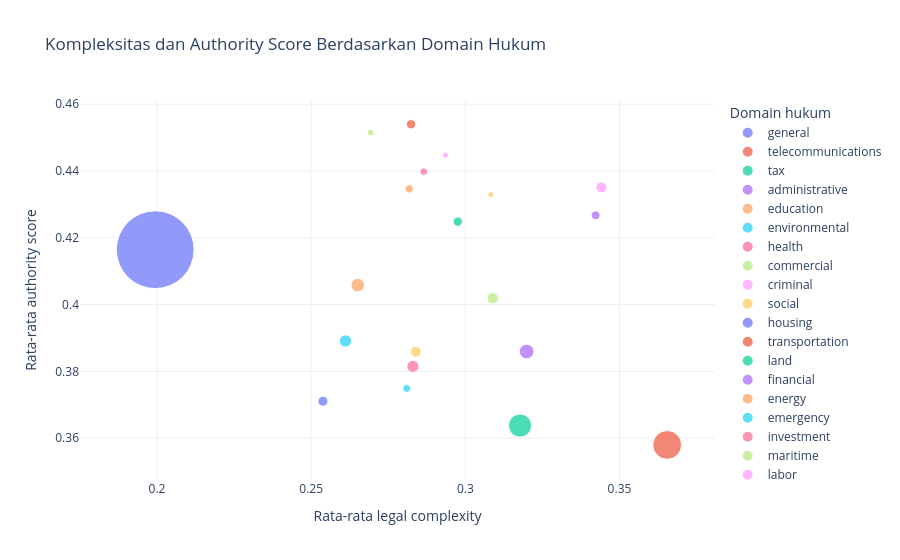

Notebook source saved alongside this figure:
### Markdown cell above
### Visualisasi 6. Analisis multidimensi kompleksitas dan otoritas hukum

Dataset tidak memiliki koordinat geografis, sehingga visualisasi keenam menggunakan pendekatan multidimensi. Setiap titik mewakili domain hukum. Sumbu X menunjukkan rata-rata kompleksitas hukum, sumbu Y menunjukkan rata-rata authority score, dan ukuran gelembung menunjukkan jumlah record.

### Code cell
domain_metrics = (
    lf.filter(
        pl.col("kg_primary_domain").is_not_null()
        & pl.col("kg_legal_complexity").is_not_null()
        & pl.col("kg_authority_score").is_not_null()
    )
    .group_by("kg_primary_domain")
    .agg([
        pl.len().alias("jumlah_record"),
        pl.col("kg_legal_complexity")
        .mean().alias("rata_kompleksitas"),
        pl.col("kg_authority_score")
        .mean().alias("rata_authority"),
        pl.col("kg_legal_richness")
        .mean().alias("rata_legal_richness"),
        pl.col("kg_completeness_score")
        .mean().alias("rata_completeness"),
    ])
    .sort("jumlah_record", descending=True)
    .head(20)
    .collect(engine="streaming")
)

display(domain_metrics)

fig6 = px.scatter(
    x=domain_metrics["rata_kompleksitas"].to_list(),
    y=domain_metrics["rata_authority"].to_list(),
    size=domain_metrics["jumlah_record"].to_list(),
    color=domain_metrics["kg_primary_domain"].to_list(),
    hover_name=domain_metrics["kg_primary_domain"].to_list(),
    size_max=55,
    title="Kompleksitas dan Authority Score Berdasarkan Domain Hukum",
    labels={
        "x": "Rata-rata legal complexity",
        "y": "Rata-rata authority score",
        "color": "Domain hukum",
        "size": "Jumlah record"
    }
)

fig6.update_layout(template="plotly_white")
fig6.show()

### Figure 1 — Plotly figure (JSON) as saved in the notebook; plotly's stock layout.template omitted (floating-point values rounded to 4 significant figures)
{"data": [{"hovertemplate": "<b>%{hovertext}</b><br><br>Domain hukum=general<br>Rata-rata legal complexity=%{x}<br>Rata-rata authority score=%{y}<br>Jumlah record=%{marker.size}<extra></extra>", "hovertext": ["general"], "legendgroup": "general", "marker": {"color": "#636efa", "size": [487799], "sizemode": "area", "sizeref": 161.3, "symbol": "circle"}, "mode": "markers", "name": "general", "orientation": "v", "showlegend": true, "type": "scatter", "x": [0.1994], "xaxis": "x", "y": [0.4164], "yaxis": "y"}, {"hovertemplate": "<b>%{hovertext}</b><br><br>Domain hukum=telecommunications<br>Rata-rata legal complexity=%{x}<br>Rata-rata authority score=%{y}<br>Jumlah record=%{marker.size}<extra></extra>", "hovertext": ["telecommunications"], "legendgroup": "telecommunications", "marker": {"color": "#EF553B", "size": [66647], "sizemode": "area", "sizeref": 161.3, "symbol": "circle"}, "mode": "markers", "name": "telecommunications", "orientation": "v", "showlegend": true, "type": "scatter", "x": [0.3655], "xaxis": "x", "y": [0.358], "yaxis": "y"}, {"hovertemplate": "<b>%{hovertext}</b><br><br>Domain hukum=tax<br>Rata-rata legal complexity=%{x}<br>Rata-rata authority score=%{y}<br>Jumlah record=%{marker.size}<extra></extra>", "hovertext": ["tax"], "legendgroup": "tax", "marker": {"color": "#00cc96", "size": [43564], "sizemode": "area", "sizeref": 161.3, "symbol": "circle"}, "mode": "markers", "name": "tax", "orientation": "v", "showlegend": true, "type": "scatter", "x": [0.3177], "xaxis": "x", "y": [0.3638], "yaxis": "y"}, {"hovertemplate": "<b>%{hovertext}</b><br><br>Domain hukum=administrative<br>Rata-rata legal complexity=%{x}<br>Rata-rata authority score=%{y}<br>Jumlah record=%{marker.size}<extra></extra>", "hovertext": ["administrative"], "legendgroup": "administrative", "marker": {"color": "#ab63fa", "size": [17396], "sizemode": "area", "sizeref": 161.3, "symbol": "circle"}, "mode": "markers", "name": "administrative", "orientation": "v", "showlegend": true, "type": "scatter", "x": [0.3199], "xaxis": "x", "y": [0.3859], "yaxis": "y"}, {"hovertemplate": "<b>%{hovertext}</b><br><br>Domain hukum=education<br>Rata-rata legal complexity=%{x}<br>Rata-rata authority score=%{y}<br>Jumlah record=%{marker.size}<extra></extra>", "hovertext": ["education"], "legendgroup": "education", "marker": {"color": "#FFA15A", "size": [14975], "sizemode": "area", "sizeref": 161.3, "symbol": "circle"}, "mode": "markers", "name": "education", "orientation": "v", "showlegend": true, "type": "scatter", "x": [0.2651], "xaxis": "x", "y": [0.4058], "yaxis": "y"}, {"hovertemplate": "<b>%{hovertext}</b><br><br>Domain hukum=environmental<br>Rata-rata legal complexity=%{x}<br>Rata-rata authority score=%{y}<br>Jumlah record=%{marker.size}<extra></extra>", "hovertext": ["environmental"], "legendgroup": "environmental", "marker": {"color": "#19d3f3", "size": [12072], "sizemode": "area", "sizeref": 161.3, "symbol": "circle"}, "mode": "markers", "name": "environmental", "orientation": "v", "showlegend": true, "type": "scatter", "x": [0.2611], "xaxis": "x", "y": [0.3891], "yaxis": "y"}, {"hovertemplate": "<b>%{hovertext}</b><br><br>Domain hukum=health<br>Rata-rata legal complexity=%{x}<br>Rata-rata authority score=%{y}<br>Jumlah record=%{marker.size}<extra></extra>", "hovertext": ["health"], "legendgroup": "health", "marker": {"color": "#FF6692", "size": [11718], "sizemode": "area", "sizeref": 161.3, "symbol": "circle"}, "mode": "markers", "name": "health", "orientation": "v", "showlegend": true, "type": "scatter", "x": [0.283], "xaxis": "x", "y": [0.3815], "yaxis": "y"}, {"hovertemplate": "<b>%{hovertext}</b><br><br>Domain hukum=commercial<br>Rata-rata legal complexity=%{x}<br>Rata-rata authority score=%{y}<br>Jumlah record=%{marker.size}<extra></extra>", "hovertext": ["commercial"], "legendgroup": "commercial", "marker": {"color": "#B6E880", "size": [10096], "sizemode": "area", "sizeref": 161.3, "symbol": "circle"}, "mode": "markers", "name": "commercial", "orientation": "v", "showlegend": true, "type": "scatter", "x": [0.3089], "xaxis": "x", "y": [0.4019], "yaxis": "y"}, {"hovertemplate": "<b>%{hovertext}</b><br><br>Domain hukum=criminal<br>Rata-rata legal complexity=%{x}<br>Rata-rata authority score=%{y}<br>Jumlah record=%{marker.size}<extra></extra>", "hovertext": ["criminal"], "legendgroup": "criminal", "marker": {"color": "#FF97FF", "size": [9829], "sizemode": "area", "sizeref": 161.3, "symbol": "circle"}, "mode": "markers", "name": "criminal", "orientation": "v", "showlegend": true, "type": "scatter", "x": [0.3442], "xaxis": "x", "y": [0.4351], "yaxis": "y"}, {"hovertemplate": "<b>%{hovertext}</b><br><br>Domain hukum=social<br>Rata-rata legal complexity=%{x}<br>Rata-rata authority score=%{y}<br>Jumlah record=%{marker.size}<extra></extra>", "hovertext": ["social"], "legendgroup": "social", "marker": {"color": "#FECB52", "size": [9684], "sizemode": "area", "sizeref": 161.3, "symbol": "circle"}, "mode": "markers", "name": "social", "orientation": "v", "showlegend": true, "type": "scatter", "x": [0.2839], "xaxis": "x", "y": [0.3859], "yaxis": "y"}, {"hovertemplate": "<b>%{hovertext}</b><br><br>Domain hukum=housing<br>Rata-rata legal complexity=%{x}<br>Rata-rata authority score=%{y}<br>Jumlah record=%{marker.size}<extra></extra>", "hovertext": ["housing"], "legendgroup": "housing", "marker": {"color": "#636efa", "size": [8212], "sizemode": "area", "sizeref": 161.3, "symbol": "circle"}, "mode": "markers", "name": "housing", "orientation": "v", "showlegend": true, "type": "scatter", "x": [0.2538], "xaxis": "x", "y": [0.3711], "yaxis": "y"}, {"hovertemplate": "<b>%{hovertext}</b><br><br>Domain hukum=transportation<br>Rata-rata legal complexity=%{x}<br>Rata-rata authority score=%{y}<br>Jumlah record=%{marker.size}<extra></extra>", "hovertext": ["transportation"], "legendgroup": "transportation", "marker": {"color": "#EF553B", "size": [7191], "sizemode": "area", "sizeref": 161.3, "symbol": "circle"}, "mode": "markers", "name": "transportation", "orientation": "v", "showlegend": true, "type": "scatter", "x": [0.2824], "xaxis": "x", "y": [0.454], "yaxis": "y"}, {"hovertemplate": "<b>%{hovertext}</b><br><br>Domain hukum=land<br>Rata-rata legal complexity=%{x}<br>Rata-rata authority score=%{y}<br>Jumlah record=%{marker.size}<extra></extra>", "hovertext": ["land"], "legendgroup": "land", "marker": {"color": "#00cc96", "size": [7019], "sizemode": "area", "sizeref": 161.3, "symbol": "circle"}, "mode": "markers", "name": "land", "orientation": "v", "showlegend": true, "type": "scatter", "x": [0.2975], "xaxis": "x", "y": [0.4248], "yaxis": "y"}, {"hovertemplate": "<b>%{hovertext}</b><br><br>Domain hukum=financial<br>Rata-rata legal complexity=%{x}<br>Rata-rata authority score=%{y}<br>Jumlah record=%{marker.size}<extra></extra>", "hovertext": ["financial"], "legendgroup": "financial", "marker": {"color": "#ab63fa", "size": [6414], "sizemode": "area", "sizeref": 161.3, "symbol": "circle"}, "mode": "markers", "name": "financial", "orientation": "v", "showlegend": true, "type": "scatter", "x": [0.3423], "xaxis": "x", "y": [0.4267], "yaxis": "y"}, {"hovertemplate": "<b>%{hovertext}</b><br><br>Domain hukum=energy<br>Rata-rata legal complexity=%{x}<br>Rata-rata authority score=%{y}<br>Jumlah record=%{marker.size}<extra></extra>", "hovertext": ["energy"], "legendgroup": "energy", "marker": {"color": "#FFA15A", "size": [5783], "sizemode": "area", "sizeref": 161.3, "symbol": "circle"}, "mode": "markers", "name": "energy", "orientation": "v", "showlegend": true, "type": "scatter", "x": [0.2818], "xaxis": "x", "y": [0.4346], "yaxis": "y"}, {"hovertemplate": "<b>%{hovertext}</b><br><br>Domain hukum=emergency<br>Rata-rata legal complexity=%{x}<br>Rata-rata authority score=%{y}<br>Jumlah record=%{marker.size}<extra></extra>", "hovertext": ["emergency"], "legendgroup": "emergency", "marker": {"color": "#19d3f3", "size": [5126], "sizemode": "area", "sizeref": 161.3, "symbol": "circle"}, "mode": "markers", "name": "emergency", "orientation": "v", "showlegend": true, "type": "scatter", "x": [0.281], "xaxis": "x", "y": [0.3749], "yaxis": "y"}, {"hovertemplate": "<b>%{hovertext}</b><br><br>Domain hukum=investment<br>Rata-rata legal complexity=%{x}<br>Rata-rata authority score=%{y}<br>Jumlah record=%{marker.size}<extra></extra>", "hovertext": ["investment"], "legendgroup": "investment", "marker": {"color": "#FF6692", "size": [4573], "sizemode": "area", "sizeref": 161.3, "symbol": "circle"}, "mode": "markers", "name": "investment", "orientation": "v", "showlegend": true, "type": "scatter", "x": [0.2865], "xaxis": "x", "y": [0.4398], "yaxis": "y"}, {"hovertemplate": "<b>%{hovertext}</b><br><br>Domain hukum=maritime<br>Rata-rata legal complexity=%{x}<br>Rata-rata authority score=%{y}<br>Jumlah record=%{marker.size}<extra></extra>", "hovertext": ["maritime"], "legendgroup": "maritime", "marker": {"color": "#B6E880", "size": [3522], "sizemode": "area", "sizeref": 161.3, "symbol": "circle"}, "mode": "markers", "name": "maritime", "orientation": "v", "showlegend": true, "type": "scatter", "x": [0.2693], "xaxis": "x", "y": [0.4515], "yaxis": "y"}, {"hovertemplate": "<b>%{hovertext}</b><br><br>Domain hukum=labor<br>Rata-rata legal complexity=%{x}<br>Rata-rata authority score=%{y}<br>Jumlah record=%{marker.size}<extra></extra>", "hovertext": ["labor"], "legendgroup": "labor", "marker": {"color": "#FF97FF", "size": [2884], "sizemode": "area", "sizeref": 161.3, "symbol": "circle"}, "mode": "markers", "name": "labor", "orientation": "v", "showlegend": true, "type": "scatter", "x": [0.2936], "xaxis": "x", "y": [0.4447], "yaxis": "y"}, {"hovertemplate": "<b>%{hovertext}</b><br><br>Domain hukum=immigration<br>Rata-rata legal complexity=%{x}<br>Rata-rata authority score=%{y}<br>Jumlah record=%{marker.size}<extra></extra>", "hovertext": ["immigration"], "legendgroup": "immigration", "marker": {"color": "#FECB52", "size": [2863], "sizemode": "area", "sizeref": 161.3, "symbol": "circle"}, "mode": "markers", "name": "immigration", "orientation": "v", "showlegend": true, "type": "scatter", "x": [0.3083], "xaxis": "x", "y": [0.4329], "yaxis": "y"}], "layout": {"legend": {"itemsizing": "constant", "title": {"text": "Domain hukum"}, "tracegroupgap": 0}, "title": {"text": "Kompleksitas dan Authority Score Berdasarkan Domain Hukum"}, "xaxis": {"anchor": "y", "domain": [0, 1], "title": {"text": "Rata-rata legal complexity"}}, "yaxis": {"anchor": "x", "domain": [0, 1], "title": {"text": "Rata-rata authority score"}}}}
